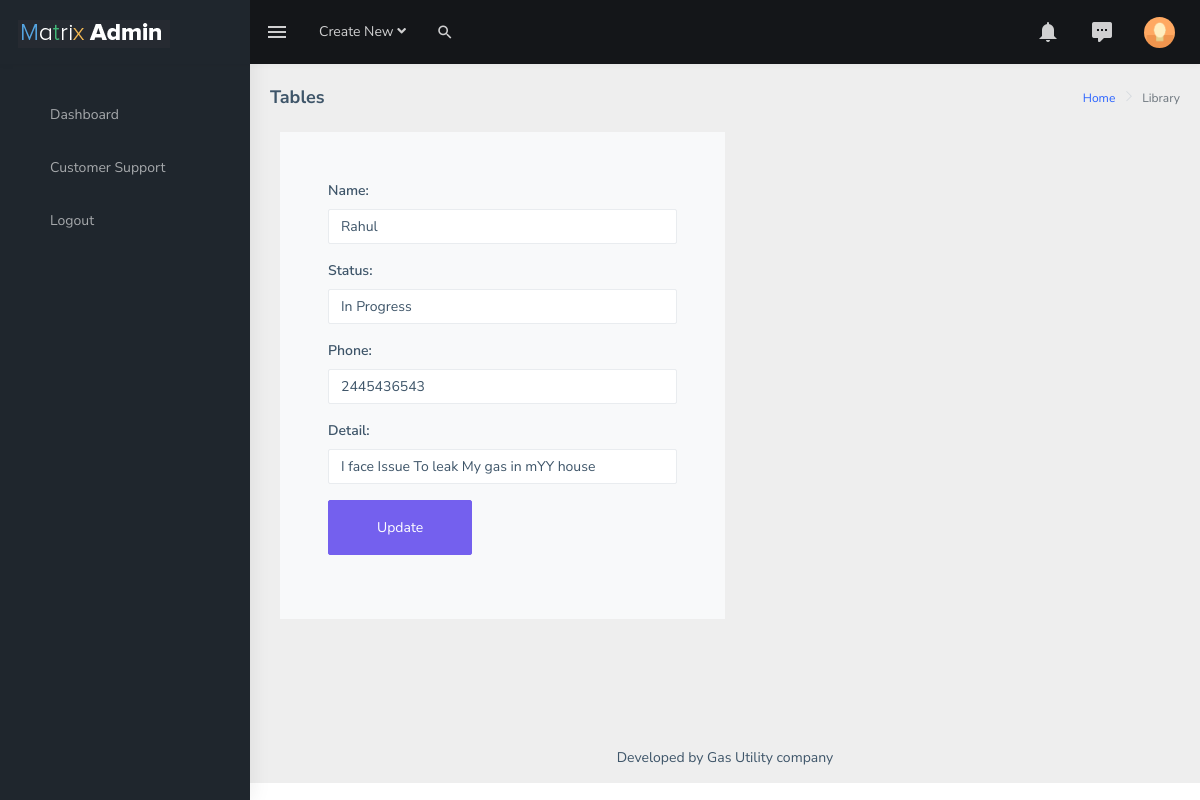
/edit/13/, run on the app's committed database.
### service/models.py (models this page shows, shortened)
class service_request(models.Model):
    STATUS_CHOICES = [
        ('pending', 'pending'),
        ('In Progress', 'In Progress'),
        ('Resolved', 'Resolved'),
    ]
    name = models.CharField(max_length=50)
    address = models.CharField(max_length=100)
    phone= models.CharField(max_length=10)
    request_type=models.CharField(max_length=100)
    details=models.TextField(max_length=200)
    attachment=models.FileField(upload_to='attachment/', blank=True, null=True )
    submit=models.DateTimeField(auto_now_add=True)
    resolved_at = models.DateTimeField(null=True, blank=True)
    status = models.CharField(max_length=20, choices=STATUS_CHOICES, default='Pending')

### service/views.py (the view)
# urls.py: path('edit/<int:id>/', views.edit_record, name = 'edit_record'),
def edit_record(request, id):
    info= service_request.objects.filter(pk=id)
    data = {'information':info}
    return render(request,'dashboard/editrecord.html', data)

### templates/dashboard/editrecord.html (shortened to what this page needs)
{% load static %}
<!DOCTYPE html>
<html dir="ltr" lang="en">
  <head>
    <link
      rel="stylesheet"
      type="text/css"
      href="{% static "dashboard/assets/extra-libs/multicheck/multicheck.css" %}"
    />
    <link
      href="{% static "dashboard/assets/libs/datatables.net-bs4/css/dataTables.bootstrap4.css" %}"
      rel="stylesheet"
    />
    <link href="{% static "dashboard/dist/css/style.min.css" %}" rel="stylesheet" />
  </head>
  <body>
    <div
      id="main-wrapper"
      data-layout="vertical"
      data-navbarbg="skin5"
      data-sidebartype="full"
      data-sidebar-position="absolute"
      data-header-position="absolute"
      data-boxed-layout="full"
    >
      <header class="topbar" data-navbarbg="skin5">
        <nav class="navbar top-navbar navbar-expand-md navbar-dark">
          <div class="navbar-header" data-logobg="skin5">
            <a class="navbar-brand" href="index.html">
              <span class="logo-text ms-2">
                <img
                  src="{% static "assets/images/logo-text.png" %}"
                  alt="Edit Record"
                  class="light-logo"
                />
              </span>
            </a>
          </div>
          <div
            class="navbar-collapse collapse"
            id="navbarSupportedContent"
            data-navbarbg="skin5"
          >
            <ul class="navbar-nav float-start me-auto">
              <li class="nav-item d-none d-lg-block">
                <a
                  class="nav-link sidebartoggler waves-effect waves-light"
                  href="javascript:void(0)"
                  data-sidebartype="mini-sidebar"
                  ><i class="mdi mdi-menu font-24"></i
                ></a>
              </li>
              <li class="nav-item dropdown">
                <a
                  class="nav-link dropdown-toggle"
                  href="#"
                  id="navbarDropdown"
                  role="button"
                  data-bs-toggle="dropdown"
                  aria-expanded="false"
                >
                  <span class="d-none d-md-block"
                    >Create New <i class="fa fa-angle-down"></i
                  ></span>
                </a>
              </li>
              <li class="nav-item search-box">
                <a
                  class="nav-link waves-effect waves-dark"
                  href="javascript:void(0)"
                  ><i class="mdi mdi-magnify fs-4"></i
                ></a>
              </li>
            </ul>
            <ul class="navbar-nav float-end">
              <li class="nav-item dropdown">
                <a
                  class="nav-link dropdown-toggle"
                  href="#"
                  id="navbarDropdown"
                  role="button"
                  data-bs-toggle="dropdown"
                  aria-expanded="false"
                >
                  <i class="mdi mdi-bell font-24"></i>
                </a>
              </li>
              <li class="nav-item dropdown">
                <a
                  class="nav-link dropdown-toggle waves-effect waves-dark"
                  href="#"
                  id="2"
                  role="button"
                  data-bs-toggle="dropdown"
                  aria-expanded="false"
                >
                  <i class="font-24 mdi mdi-comment-processing"></i>
                </a>
              </li>
              <li class="nav-item dropdown">
                <a
                  class="
                    nav-link
                    dropdown-toggle
                    text-muted
                    waves-effect waves-dark
                    pro-pic
                  "
                  href="#"
                  id="navbarDropdown"
                  role="button"
                  data-bs-toggle="dropdown"
                  aria-expanded="false"
                >
                  <img
                    src="{% static "assets/images/users/1.jpg" %}"
                    alt="user"
                    class="rounded-circle"
                    width="31"
                  />
                </a>
              </li>
            </ul>
          </div>
        </nav>
      </header>
      <aside class="left-sidebar" data-sidebarbg="skin5">
        <div class="scroll-sidebar">
          <nav class="sidebar-nav">
            <ul id="sidebarnav" class="pt-4">
                <li class="sidebar-item"> <a class="sidebar-link waves-effect waves-dark sidebar-link"
                        href="{% url 'dashboard' %}" aria-expanded="false"><span
                            class="hide-menu">Dashboard</span></a></li>
                <li class="sidebar-item"> <a class="sidebar-link waves-effect waves-dark sidebar-link"
                        href="{% url 'cutomer_details' %}" aria-expanded="false"><span
                            class="hide-menu">Customer Support</span></a></li>
                <li class="sidebar-item"> <a class="sidebar-link waves-effect waves-dark sidebar-link"
                        href="{% url 'login' %}" aria-expanded="false"><span
                            class="hide-menu">Logout</span></a></li>
                    </ul>
        </nav>
        </div>
      </aside>
      <div class="page-wrapper">
        <div class="page-breadcrumb">
          <div class="row">
            <div class="col-12 d-flex no-block align-items-center">
              <h4 class="page-title">Tables</h4>
              <div class="ms-auto text-end">
                <nav aria-label="breadcrumb">
                  <ol class="breadcrumb">
                    <li class="breadcrumb-item"><a href="#">Home</a></li>
                    <li class="breadcrumb-item active" aria-current="page">
                      Library
                    </li>
                  </ol>
                </nav>
              </div>
            </div>
          </div>
        </div>
        <div class="container-fluid">
          <div class="row">
            <div class="col-12">
              {% for info in information %}
              <section class="ftco-section ftco-no-pt ftco-no-pb contact-section">
                <div class="container">
                  <div class="row d-flex align-items-stretch no-gutters">
                    <div class="col-md-6 p-4 p-md-5 order-md-last bg-light">
                      <form action="{% url 'update_record' info.id %}" method="POST" name="Edit_Form">
                        <div class="form-group">
                          <label>Name:</label>
                          <input type="text" class="form-control" name="name"  value="{{info.name}}" required>
                        </div>
                          <div class="form-group">
                            <label for="status">Status:</label>
                            <select id="status" name="status" class="form-control">
                              {% for status, status_name in info.STATUS_CHOICES %}
                                <option value="{{ status }}" {% if info.status == status %}selected{% endif %}>{{ status_name }}</option>
                              {% endfor %}
                            </select>
                          </div>
                        <div class="form-group">
                          <label> Phone: </label>
                          <input type="text" class="form-control"  name="phone" value="{{info.phone}}" >
                        </div>
                        <label> Detail: </label>
                        <div class="form-group">
                          <input type="text" name="details"  cols="30" rows="7" class="form-control"  value="{{info.details}}">
                        </div>
                        <div class="form-group">
                          <input type="submit" value="Update" class="btn btn-primary py-3 px-5" name="submit">
                        </div>
                      </form>
                    </div>
                  </div>
                </div>
              </section>
              {% endfor %}
            </div>
          </div>
        </div>
        <footer class="footer text-center">
          Developed by Gas Utility company
        </footer>
      </div>
    </div>
  </body>
</html>

### data on the page
service_request: name "Rahul", status "In Progress", phone "2445436543", details "I face Issue To leak My gas in mYY house"
